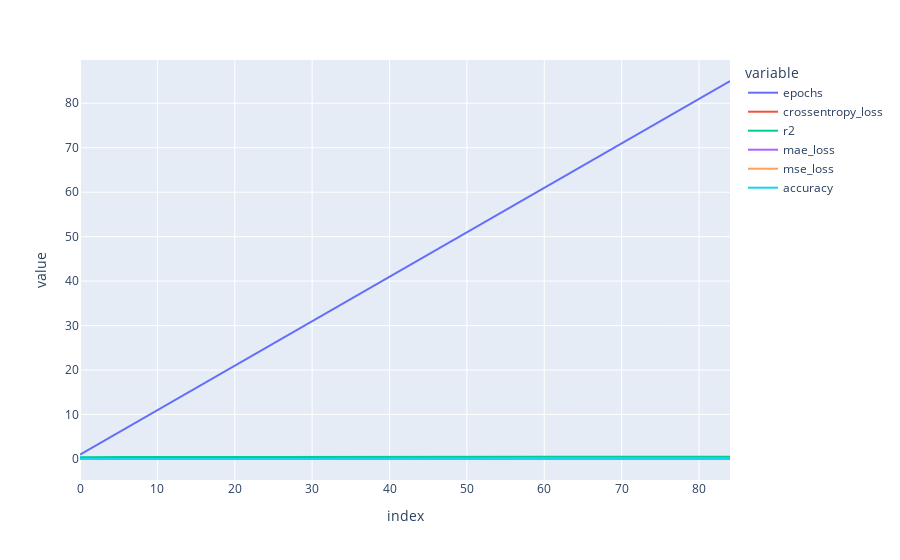

The code cell stored with this chart in its notebook:
### Markdown cell above
## Testing Performance

### Code cell
px.line(pd.DataFrame(history["test"]))
